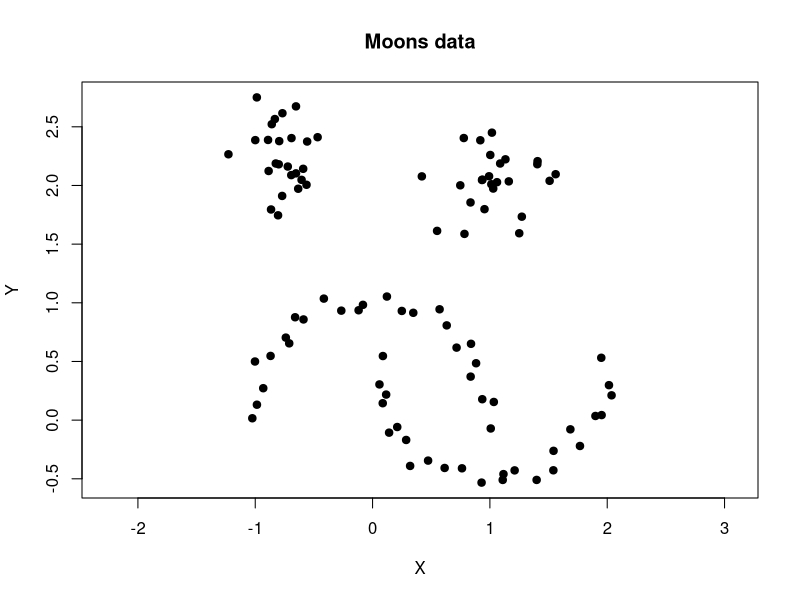
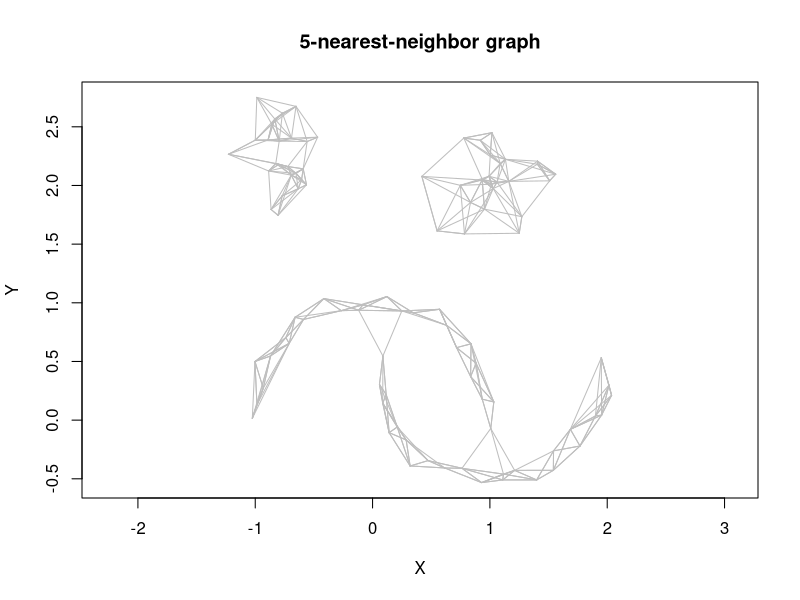
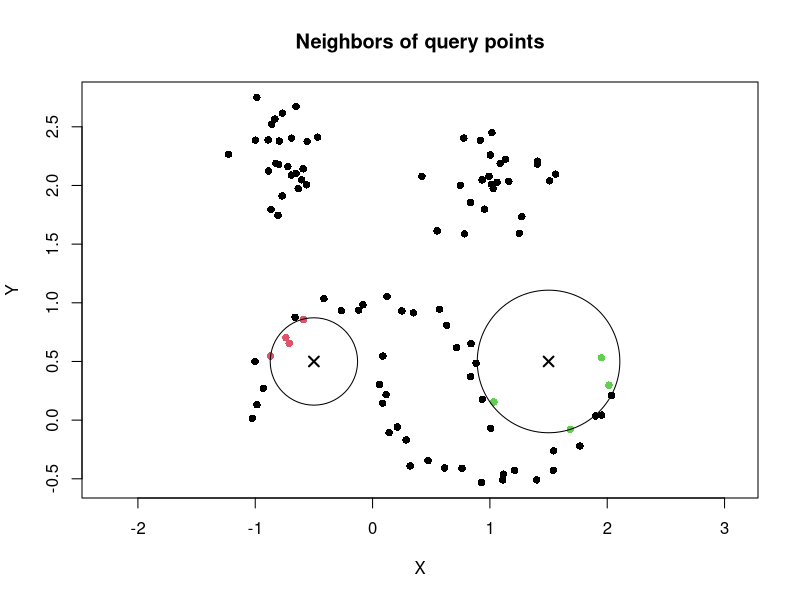
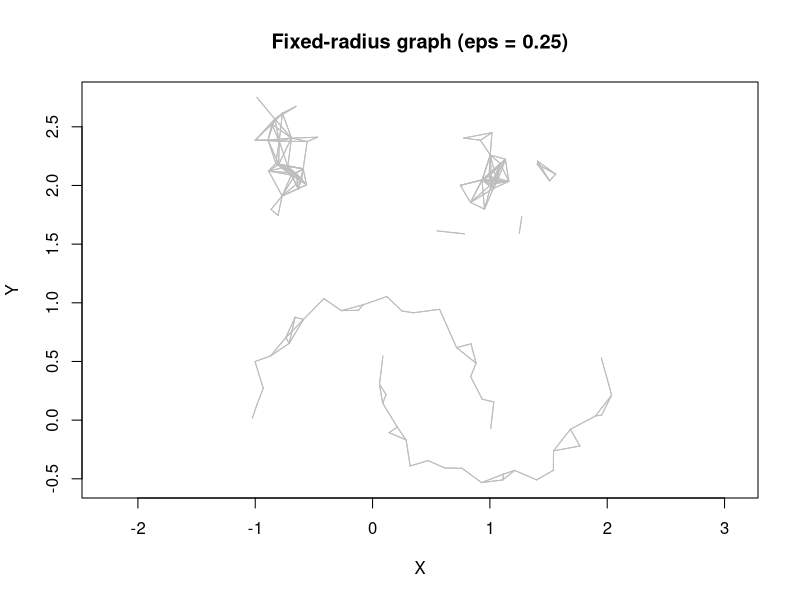
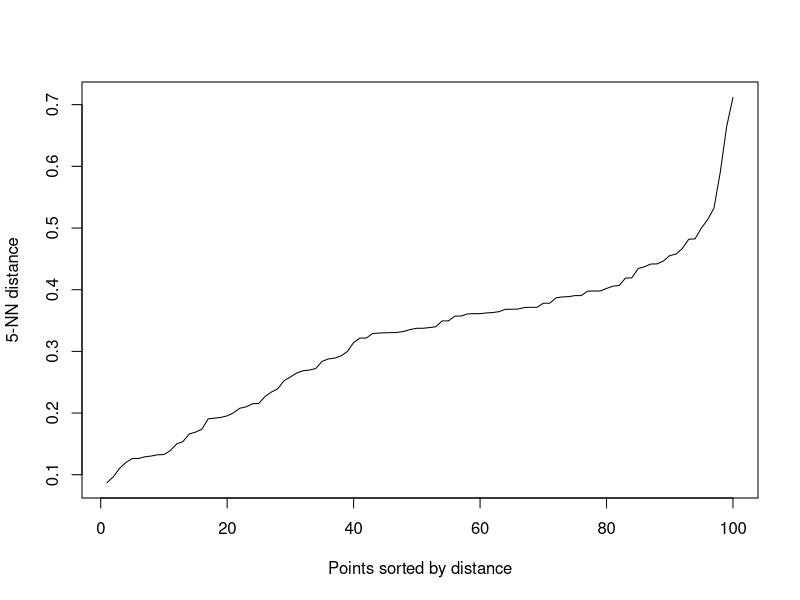
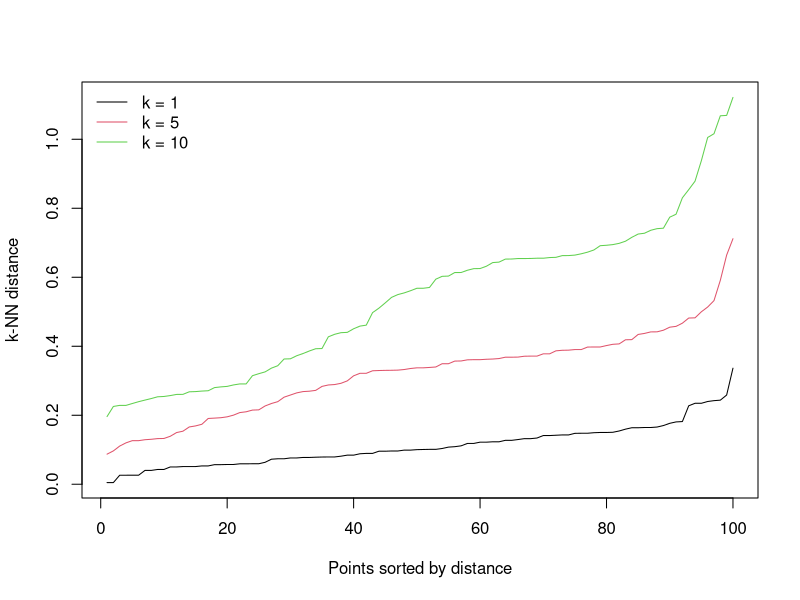
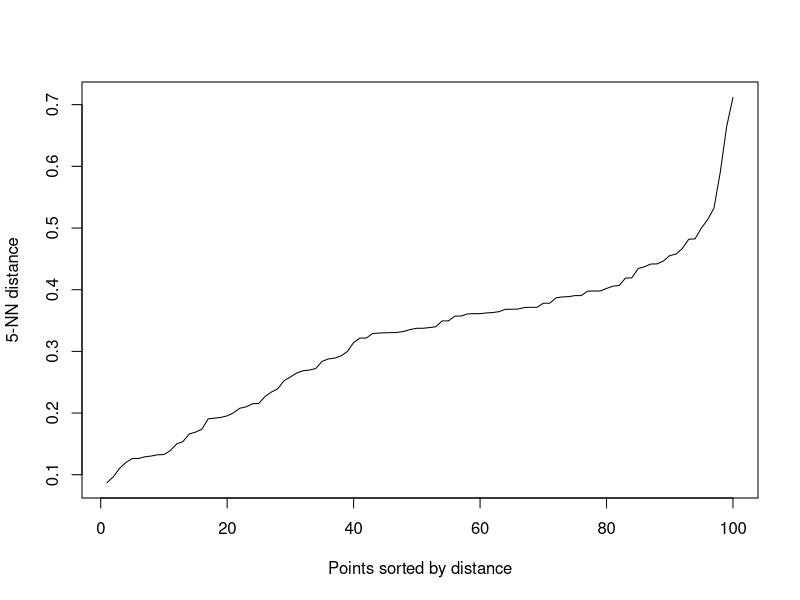
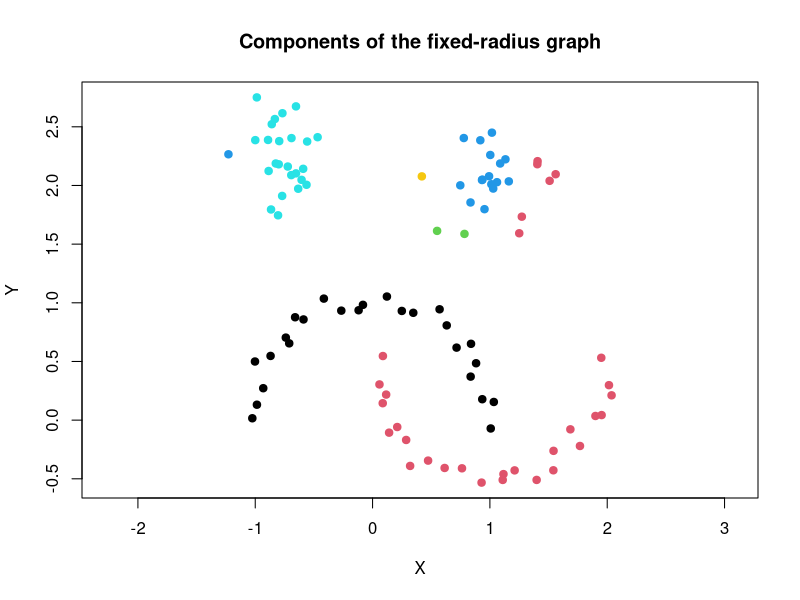

Recreate these plots in R, in order.
## ---- chunk 1
knitr::opts_chunk$set(
  collapse = TRUE,
  comment = "#>",
  fig.width = 6,
  fig.height = 4
)
library(dbscan)
## ---- chunk 2
data("moons")
x <- as.matrix(moons)
rownames(x) <- paste0("p", seq_len(nrow(x)))

plot(x, pch = 19, asp = 1, main = "Moons data")
## ---- chunk 3
knn5 <- kNN(x, k = 5)
knn5

head(knn5$id)
head(knn5$dist)
## ---- chunk 4
i <- 10
data.frame(
  id = knn5$id[i, ],
  row_name = rownames(x)[knn5$id[i, ]],
  distance = knn5$dist[i, ]
)
## ---- chunk 5
knn_adj <- adjacencylist(knn5)
knn_adj[1:3]
## ---- chunk 6
plot(knn5, x, asp = 1, cex = .5, main = "5-nearest-neighbor graph")
## ---- chunk 7
knn10 <- kNN(x, k = 10)
knn3 <- kNN(knn10, k = 3)

c(stored = knn10$k, reduced = knn3$k)
head(knn3$id)
## ---- chunk 8
query <- rbind(
  left = c(-0.5, 0.5),
  right = c(1.5, 0.5)
)

query_knn <- kNN(x, k = 4, query = query)
query_knn$id
query_knn$dist
## ---- chunk 9
plot(query_knn, x, col = "grey", asp = 1, main = "Neighbors of query points")
points(query, pch = 4, lwd = 2, cex = 1.3)
symbols(query[1,1], query[1,2], circles = query_knn$dist[1,4], 
        inches = FALSE, add = TRUE)
symbols(query[2,1], query[1,2], circles = query_knn$dist[2,4], 
        inches = FALSE, add = TRUE)
## ---- chunk 10
fr <- frNN(x, eps = 0.25)
fr

fr$id[1:3]
fr$dist[1:3]
summary(lengths(fr$id))
## ---- chunk 11
identical(adjacencylist(fr), fr$id)
which(lengths(fr$id) == 0L)
## ---- chunk 12
plot(fr, x, pch = 19, asp = 1, cex = .5,
     main = "Fixed-radius graph (eps = 0.25)")
## ---- chunk 13
fr_wide <- frNN(x, eps = 0.30)
fr_small <- frNN(fr_wide, eps = 0.12)

c(wide_edges = sum(lengths(fr_wide$id)),
  small_edges = sum(lengths(fr_small$id)))
## ---- chunk 14
query_fr <- frNN(x, eps = 0.25, query = query)
data.frame(
  query = rownames(query),
  neighbors = lengths(query_fr$id)
)
## ---- chunk 15
snn <- sNN(x, k = 10)
snn

head(snn$id, 3)
head(snn$shared, 3)
table(snn$shared)
## ---- chunk 16
snn5 <- sNN(snn, kt = 5)
snn5$id[1:3, ]
adjacencylist(snn5)[1:3]
## ---- chunk 17
snn_mutual <- sNN(knn10, k = 10, jp = TRUE)
c(
  all_edges = sum(!is.na(snn$id)),
  mutual_edges = sum(snn_mutual$shared > 0)
)
## ---- chunk 18
d5 <- kNNdist(x, k = 5)
head(d5)
summary(d5)
## ---- chunk 19
d_all <- kNNdist(x, k = 5, all = TRUE)
head(d_all)
## ---- chunk 20
kNNdistplot(x, k = 5)
## ---- chunk 21
kNNdistplot(x, k = c(1, 5, 10))
legend("topleft", legend = c("k = 1", "k = 5", "k = 10"),
       col = 1:3, lty = 1, bty = "n")
## ---- chunk 22
kNNdistplot(x, minPts = 6)
## ---- chunk 23
comp_directed <- comps(knn3, mutual = FALSE)
comp_mutual <- comps(knn3, mutual = TRUE)

c(
  components_any_direction = length(unique(comp_directed)),
  components_mutual = length(unique(comp_mutual))
)
## ---- chunk 24
fr_comp <- comps(fr)
table(fr_comp)

plot(x, col = fr_comp, pch = 19, asp = 1,
     main = "Components of the fixed-radius graph")
## ---- chunk 25
snn_comp <- comps(snn5)
table(snn_comp)
## ---- chunk 26
comp_dist <- comps(dist(x), eps = 0.25)
comp_fr <- comps(fr)

# Component numbers are arbitrary; compare which pairs share a component.
all(outer(comp_dist, comp_dist, `==`) ==
      outer(comp_fr, comp_fr, `==`))
## ---- chunk 27
fr_unsorted <- frNN(x, eps = 0.25, sort = FALSE)
fr_sorted <- sort(fr_unsorted)

data.frame(
  id = fr_sorted$id[[1]],
  distance = fr_sorted$dist[[1]]
)
## ---- chunk 28
d_manhattan <- dist(x, method = "manhattan")

knn_manhattan <- kNN(d_manhattan, k = 5)
fr_manhattan <- frNN(d_manhattan, eps = 0.25)
snn_manhattan <- sNN(d_manhattan, k = 10)

c(
  knn_metric = knn_manhattan$metric,
  frnn_metric = fr_manhattan$metric,
  snn_metric = snn_manhattan$metric
)
## ---- chunk 29
knn_tree <- kNN(x, k = 5, search = "kdtree")
knn_linear <- kNN(x, k = 5, search = "linear")
knn_dist <- kNN(x, k = 5, search = "dist")

c(
  tree_vs_linear = isTRUE(all.equal(knn_tree$dist, knn_linear$dist)),
  tree_vs_dist = isTRUE(all.equal(knn_tree$dist, knn_dist$dist))
)
